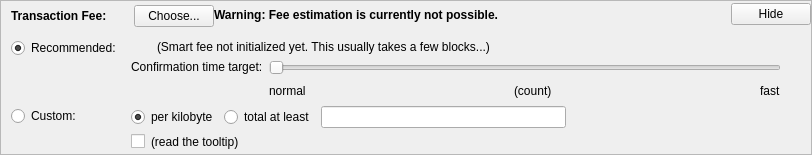
    <widget class="QFrame" name="frameFee">
     <property name="sizePolicy">
      <sizepolicy hsizetype="Expanding" vsizetype="Expanding">
       <horstretch>0</horstretch>
       <verstretch>0</verstretch>
      </sizepolicy>
     </property>
     <property name="maximumSize">
      <size>
       <width>16777215</width>
       <height>16777215</height>
      </size>
     </property>
     <property name="frameShape">
      <enum>QFrame::StyledPanel</enum>
     </property>
     <property name="frameShadow">
      <enum>QFrame::Sunken</enum>
     </property>
     <layout class="QVBoxLayout" name="verticalLayoutFee1">
      <property name="spacing">
       <number>0</number>
      </property>
      <property name="leftMargin">
       <number>0</number>
      </property>
      <property name="topMargin">
       <number>0</number>
      </property>
      <property name="rightMargin">
       <number>0</number>
      </property>
      <property name="bottomMargin">
       <number>0</number>
      </property>
      <item>
       <layout class="QVBoxLayout" name="verticalLayoutFee2" stretch="0,0,0">
        <property name="spacing">
         <number>0</number>
        </property>
        <property name="leftMargin">
         <number>10</number>
        </property>
        <property name="topMargin">
         <number>0</number>
        </property>
        <item>
         <layout class="QHBoxLayout" name="horizontalLayoutFee1">
          <property name="bottomMargin">
           <number>0</number>
          </property>
          <item>
           <layout class="QVBoxLayout" name="verticalLayoutFee7">
            <property name="spacing">
             <number>0</number>
            </property>
            <item>
             <spacer name="verticalSpacerSmartFee">
              <property name="orientation">
               <enum>Qt::Vertical</enum>
              </property>
              <property name="sizeType">
               <enum>QSizePolicy::Fixed</enum>
              </property>
              <property name="sizeHint" stdset="0">
               <size>
                <width>1</width>
                <height>4</height>
               </size>
              </property>
             </spacer>
            </item>
            <item>
             <layout class="QHBoxLayout" name="horizontalLayoutSmartFee">
              <property name="spacing">
               <number>10</number>
              </property>
              <item>
               <widget class="QLabel" name="labelFeeHeadline">
                <property name="sizePolicy">
                 <sizepolicy hsizetype="Preferred" vsizetype="Maximum">
                  <horstretch>0</horstretch>
                  <verstretch>0</verstretch>
                 </sizepolicy>
                </property>
                <property name="font">
                 <font>
                  <weight>75</weight>
                  <bold>true</bold>
                 </font>
                </property>
                <property name="styleSheet">
                 <string notr="true">font-weight:bold;</string>
                </property>
                <property name="text">
                 <string>Transaction Fee:</string>
                </property>
               </widget>
              </item>
              <item>
               <widget class="QLabel" name="labelFeeMinimized">
                <property name="text">
                 <string/>
                </property>
               </widget>
              </item>
              <item>
               <widget class="QPushButton" name="buttonChooseFee">
                <property name="text">
                 <string>Choose...</string>
                </property>
               </widget>
              </item>
             </layout>
            </item>
            <item>
             <spacer name="verticalSpacer_5">
              <property name="orientation">
               <enum>Qt::Vertical</enum>
              </property>
              <property name="sizeHint" stdset="0">
               <size>
                <width>1</width>
                <height>1</height>
               </size>
              </property>
             </spacer>
            </item>
           </layout>
          </item>
          <item>
           <widget class="QLabel" name="fallbackFeeWarningLabel">
            <property name="toolTip">
             <string>Using the fallbackfee can result in sending a transaction that will take several hours or days (or never) to confirm. Consider choosing your fee manually or wait until your have validated the complete chain.</string>
            </property>
            <property name="font">
            <font>
                <weight>75</weight>
                <bold>true</bold>
            </font>
            </property>
            <property name="text">
             <string>Warning: Fee estimation is currently not possible.</string>
            </property>
            <property name="wordWrap">
             <bool>false</bool>
            </property>
           </widget>
          </item>
          <item>
           <spacer name="horizontalSpacer_4">
            <property name="orientation">
             <enum>Qt::Horizontal</enum>
            </property>
            <property name="sizeType">
             <enum>QSizePolicy::MinimumExpanding</enum>
            </property>
            <property name="sizeHint" stdset="0">
             <size>
              <width>40</width>
              <height>20</height>
             </size>
            </property>
           </spacer>
          </item>
          <item>
           <widget class="QPushButton" name="buttonMinimizeFee">
            <property name="toolTip">
             <string>collapse fee-settings</string>
            </property>
            <property name="text">
             <string>Hide</string>
            </property>
           </widget>
          </item>
         </layout>
        </item>
        <item>
         <widget class="QFrame" name="frameFeeSelection">
          <layout class="QVBoxLayout" name="verticalLayoutFee12">
           <property name="spacing">
            <number>0</number>
           </property>
           <property name="leftMargin">
            <number>0</number>
           </property>
           <property name="topMargin">
            <number>0</number>
           </property>
           <property name="rightMargin">
            <number>0</number>
           </property>
           <property name="bottomMargin">
            <number>0</number>
           </property>
           <item>
            <layout class="QGridLayout" name="gridLayoutFee">
             <property name="topMargin">
              <number>10</number>
             </property>
             <property name="bottomMargin">
              <number>4</number>
             </property>
             <property name="horizontalSpacing">
              <number>10</number>
             </property>
             <property name="verticalSpacing">
              <number>4</number>
             </property>
             <item row="1" column="1">
              <layout class="QVBoxLayout" name="verticalLayoutFee8">
               <property name="spacing">
                <number>6</number>
               </property>
               <item>
                <layout class="QHBoxLayout" name="horizontalLayoutFee13">
                 <item>
                  <widget class="QRadioButton" name="radioCustomPerKilobyte">
                   <property name="toolTip">
                    <string>If the custom fee is set to 1000 finneas and the transaction is only 250 bytes, then &quot;per kilobyte&quot; only pays 250 finneas in fee,&lt;br /&gt;while &quot;at least&quot; pays 1000 finneas. For transactions bigger than a kilobyte both pay by kilobyte.</string>
                   </property>
                   <property name="text">
                    <string>per kilobyte</string>
                   </property>
                   <property name="checked">
                    <bool>true</bool>
                   </property>
                   <attribute name="buttonGroup">
                    <string notr="true">groupCustomFee</string>
                   </attribute>
                  </widget>
                 </item>
                 <item>
                  <widget class="QRadioButton" name="radioCustomAtLeast">
                   <property name="toolTip">
                    <string>If the custom fee is set to 1000 finneas and the transaction is only 250 bytes, then &quot;per kilobyte&quot; only pays 250 finneas in fee,&lt;br /&gt;while &quot;total at least&quot; pays 1000 finneas. For transactions bigger than a kilobyte both pay by kilobyte.</string>
                   </property>
                   <property name="text">
                    <string>total at least</string>
                   </property>
                   <attribute name="buttonGroup">
                    <string notr="true">groupCustomFee</string>
                   </attribute>
                  </widget>
                 </item>
                 <item>
                  <widget class="BilliecoinAmountField" name="customFee"/>
                 </item>
                 <item>
                  <spacer name="horizontalSpacer_6">
                   <property name="orientation">
                    <enum>Qt::Horizontal</enum>
                   </property>
                   <property name="sizeHint" stdset="0">
                    <size>
                     <width>1</width>
                     <height>1</height>
                    </size>
                   </property>
                  </spacer>
                 </item>
                </layout>
               </item>
               <item>
                <layout class="QHBoxLayout" name="horizontalLayoutFee8">
                 <item>
                  <widget class="QCheckBox" name="checkBoxMinimumFee">
                   <property name="toolTip">
                    <string>Paying only the minimum fee is just fine as long as there is less transaction volume than space in the blocks.&lt;br /&gt;But be aware that this can end up in a never confirming transaction once there is more demand for billiecoin transactions than the network can process.</string>
                   </property>
                   <property name="text">
                    <string/>
                   </property>
                  </widget>
                 </item>
                 <item>
                  <widget class="QLabel" name="labelMinFeeWarning">
                   <property name="enabled">
                    <bool>true</bool>
                   </property>
                   <property name="toolTip">
                    <string>Paying only the minimum fee is just fine as long as there is less transaction volume than space in the blocks.&lt;br /&gt;But be aware that this can end up in a never confirming transaction once there is more demand for billiecoin transactions than the network can process.</string>
                   </property>
                   <property name="text">
                    <string>(read the tooltip)</string>
                   </property>
                   <property name="margin">
                    <number>5</number>
                   </property>
                  </widget>
                 </item>
                 <item>
                  <spacer name="horizontalSpacer_2">
                   <property name="orientation">
                    <enum>Qt::Horizontal</enum>
                   </property>
                   <property name="sizeHint" stdset="0">
                    <size>
                     <width>1</width>
                     <height>1</height>
                    </size>
                   </property>
                  </spacer>
                 </item>
                </layout>
               </item>
              </layout>
             </item>
             <item row="0" column="0">
              <layout class="QVBoxLayout" name="verticalLayoutFee4" stretch="0,1">
               <item>
                <widget class="QRadioButton" name="radioSmartFee">
                 <property name="text">
                  <string>Recommended:</string>
                 </property>
                 <property name="checked">
                  <bool>true</bool>
                 </property>
                 <attribute name="buttonGroup">
                  <string notr="true">groupFee</string>
                 </attribute>
                </widget>
               </item>
               <item>
                <spacer name="verticalSpacer_2">
                 <property name="orientation">
                  <enum>Qt::Vertical</enum>
                 </property>
                 <property name="sizeHint" stdset="0">
                  <size>
                   <width>1</width>
                   <height>1</height>
                  </size>
                 </property>
                </spacer>
               </item>
              </layout>
             </item>
             <item row="1" column="0">
              <layout class="QVBoxLayout" name="verticalLayoutFee9" stretch="0,1">
               <item>
                <widget class="QRadioButton" name="radioCustomFee">
                 <property name="text">
                  <string>Custom:</string>
                 </property>
                 <attribute name="buttonGroup">
                  <string notr="true">groupFee</string>
                 </attribute>
                </widget>
               </item>
               <item>
                <spacer name="verticalSpacer_6">
                 <property name="orientation">
                  <enum>Qt::Vertical</enum>
                 </property>
                 <property name="sizeHint" stdset="0">
                  <size>
                   <width>1</width>
                   <height>1</height>
                  </size>
                 </property>
                </spacer>
               </item>
              </layout>
             </item>
             <item row="0" column="1">
              <layout class="QVBoxLayout" name="verticalLayoutFee3" stretch="0,0,1">
               <property name="spacing">
                <number>6</number>
               </property>
               <property name="topMargin">
                <number>2</number>
               </property>
               <item>
                <layout class="QHBoxLayout" name="horizontalLayoutFee12">
                 <item>
                  <widget class="QLabel" name="labelSmartFee">
                   <property name="text">
                    <string/>
                   </property>
                   <property name="margin">
                    <number>2</number>
                   </property>
                  </widget>
                 </item>
                 <item>
                  <widget class="QLabel" name="labelFeeEstimation">
                   <property name="text">
                    <string/>
                   </property>
                  </widget>
                 </item>
                 <item>
                  <widget class="QLabel" name="labelSmartFee2">
                   <property name="text">
                    <string>(Smart fee not initialized yet. This usually takes a few blocks...)</string>
                   </property>
                   <property name="margin">
                    <number>2</number>
                   </property>
                  </widget>
                 </item>
                 <item>
                  <spacer name="horizontalSpacer_5">
                   <property name="orientation">
                    <enum>Qt::Horizontal</enum>
                   </property>
                   <property name="sizeHint" stdset="0">
                    <size>
                     <width>1</width>
                     <height>1</height>
                    </size>
                   </property>
                  </spacer>
                 </item>
                </layout>
               </item>
               <item>
                <layout class="QHBoxLayout" name="horizontalLayoutFee9">
                 <item>
                  <layout class="QVBoxLayout" name="verticalLayoutFee6">
                   <item>
                    <widget class="QLabel" name="labelSmartFee3">
                     <property name="text">
                      <string>Confirmation time target:</string>
                     </property>
                     <property name="margin">
                      <number>2</number>
                     </property>
                    </widget>
                   </item>
                   <item>
                    <spacer name="verticalSpacer_3">
                     <property name="orientation">
                      <enum>Qt::Vertical</enum>
                     </property>
                     <property name="sizeHint" stdset="0">
                      <size>
                       <width>1</width>
                       <height>1</height>
                      </size>
                     </property>
                    </spacer>
                   </item>
                  </layout>
                 </item>
                 <item>
                  <layout class="QVBoxLayout" name="verticalLayoutFee5">
                   <property name="rightMargin">
                    <number>30</number>
                   </property>
                   <item>
                    <widget class="QSlider" name="sliderSmartFee">
                     <property name="minimum">
                      <number>0</number>
                     </property>
                     <property name="maximum">
                      <number>23</number>
                     </property>
                     <property name="pageStep">
                      <number>1</number>
                     </property>
                     <property name="value">
                      <number>0</number>
                     </property>
                     <property name="orientation">
                      <enum>Qt::Horizontal</enum>
                     </property>
                     <property name="invertedAppearance">
                      <bool>false</bool>
                     </property>
                     <property name="invertedControls">
                      <bool>false</bool>
                     </property>
                     <property name="tickPosition">
                      <enum>QSlider::NoTicks</enum>
                     </property>
                    </widget>
                   </item>
                   <item>
                    <layout class="QHBoxLayout" name="horizontalLayoutFee10">
                     <item>
                      <widget class="QLabel" name="labelSmartFeeNormal">
                       <property name="text">
                        <string>normal</string>
                       </property>
                      </widget>
                     </item>
                     <item>
                      <spacer name="horizontalSpacer_7">
                       <property name="orientation">
                        <enum>Qt::Horizontal</enum>
                       </property>
                       <property name="sizeHint" stdset="0">
                        <size>
                         <width>40</width>
                         <height>20</height>
                        </size>
                       </property>
                      </spacer>
                     </item>
                     <item>
                      <widget class="QLabel" name="confirmationTargetLabel">
                       <property name="text">
                        <string notr="true">(count)</string>
                       </property>
                      </widget>
                     </item>
                     <item>
                      <spacer name="horizontalSpacer_3">
                       <property name="orientation">
                        <enum>Qt::Horizontal</enum>
                       </property>
                       <property name="sizeHint" stdset="0">
                        <size>
                         <width>40</width>
                         <height>20</height>
                        </size>
                       </property>
                      </spacer>
                     </item>
                     <item>
                      <widget class="QLabel" name="labelSmartFeeFast">
                       <property name="text">
                        <string>fast</string>
                       </property>
                      </widget>
                     </item>
                    </layout>
                   </item>
                  </layout>
                 </item>
                </layout>
               </item>
               <item>
                <spacer name="verticalSpacer_4">
                 <property name="orientation">
                  <enum>Qt::Vertical</enum>
                 </property>
                 <property name="sizeHint" stdset="0">
                  <size>
                   <width>1</width>
                   <height>1</height>
                  </size>
                 </property>
                </spacer>
               </item>
              </layout>
             </item>
            </layout>
           </item>
          </layout>
         </widget>
        </item>
        <item>
         <spacer name="verticalSpacerFee">
          <property name="orientation">
           <enum>Qt::Vertical</enum>
          </property>
          <property name="sizeHint" stdset="0">
           <size>
            <width>800</width>
            <height>1</height>
           </size>
          </property>
         </spacer>
        </item>
       </layout>
      </item>
     </layout>
    </widget>
